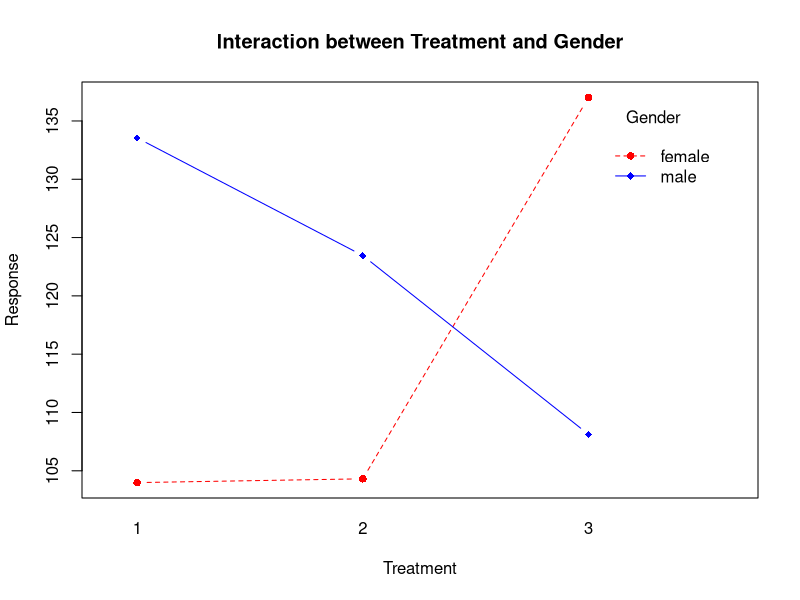
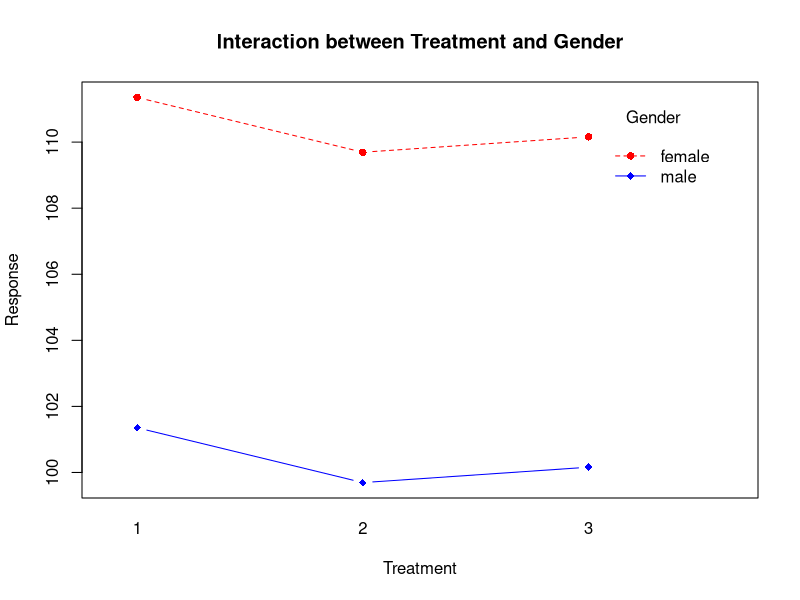

The R script that drew these images, in order:
df <- data.frame(
  response
  = c(
    46, 56, 55, 47,
    54, 55, 51, 56,
    48, 56, 50, 58,
    46, 60, 51, 59,
    51, 53, 53, 55
  ),
  machine =
    as.factor(
      c(
        1, 2, 3, 4,
        1, 2, 3, 4,
        1, 2, 3, 4,
        1, 2, 3, 4,
        1, 2, 3, 4
      )
    ),
  operator =
    as.factor(
      c(
        1, 1, 1, 1,
        2, 2, 2, 2,
        3, 3, 3, 3,
        4, 4, 4, 4,
        5, 5, 5, 5
      )
    )
)

fit <- aov(response ~ machine * operator, data = df)
summary(fit)

summary(aov(response ~ machine + operator, data = df))
summary(aov(response ~ machine * operator, data = df))
df

mu1 <- 100
mu2 <- 110
mu3 <- 130

sigma <- 5
n <- 2

data1 <- rnorm(n, mean = mu1, sd = sigma)
data2 <- rnorm(n, mean = mu2, sd = sigma)
data3 <- rnorm(n, mean = mu3, sd = sigma)
data <- c(data1, data2, data3)

df <- data.frame(
  response = data,
  treatment = as.factor(c(1, 1, 2, 2, 3, 3)),
  gender = as.factor("female")
)

mu1 <- 135
mu2 <- 120
mu3 <- 110

sigma <- 5
n <- 2

data1 <- rnorm(n, mean = mu1, sd = sigma)
data2 <- rnorm(n, mean = mu2, sd = sigma)
data3 <- rnorm(n, mean = mu3, sd = sigma)
data <- c(data1, data2, data3)

df <- rbind(
  df,
  data.frame(
    response = data,
    treatment = as.factor(c(1, 1, 2, 2, 3, 3)),
    gender = as.factor("male")
  )
)

aov(response ~ treatment + gender, data = df)

xbar <- mean(df$response)

a <- length(levels(df$treatment))
b <- length(levels(df$gender))

SS_Treatment <- b * n *
  sum((mean(df$response[df$treatment == 1]) - xbar)^2 +
      (mean(df$response[df$treatment == 2]) - xbar)^2 +
      (mean(df$response[df$treatment == 3]) - xbar)^2)

SS_Gender <- a * n *
  sum((mean(df$response[df$gender == "female"]) - xbar)^2 +
      (mean(df$response[df$gender == "male"]) - xbar)^2)

SS_Error <-
  sum((df$response[df$treatment == 1 & df$gender == "male"] -
       mean(df$response[df$treatment == 1]) -
       mean(df$response[df$gender == "male"]) + xbar)^2) +
  sum((df$response[df$treatment == 2 & df$gender == "male"] -
       mean(df$response[df$treatment == 2]) -
       mean(df$response[df$gender == "male"]) + xbar)^2) +
  sum((df$response[df$treatment == 3 & df$gender == "male"] -
       mean(df$response[df$treatment == 3]) -
       mean(df$response[df$gender == "male"]) + xbar)^2) +
  sum((df$response[df$treatment == 1 & df$gender == "female"] -
       mean(df$response[df$treatment == 1]) -
       mean(df$response[df$gender == "female"]) + xbar)^2) +
  sum((df$response[df$treatment == 2 & df$gender == "female"] -
       mean(df$response[df$treatment == 2]) -
       mean(df$response[df$gender == "female"]) + xbar)^2) +
  sum((df$response[df$treatment == 3 & df$gender == "female"] -
       mean(df$response[df$treatment == 3]) -
       mean(df$response[df$gender == "female"]) + xbar)^2)

SS_Treatment
SS_Gender
SS_Error

aov(response ~ treatment + gender, data = df)

fit <- aov(response ~ treatment + gender, data = df)
fit

summary(fit)

N <- a * b * n
SS_Treatment <-
  (1 / (b * n)) *
  sum(
    sum(df$response[df$treatment == 1])^2,
    sum(df$response[df$treatment == 2])^2,
    sum(df$response[df$treatment == 3])^2
  ) - sum(df$response)^2 / N

SS_Gender <-
  (1 / (a * n)) *
  sum(
    sum(df$response[df$gender == "male"])^2,
    sum(df$response[df$gender == "female"])^2
  ) - sum(df$response)^2 / N

SS_Total <- sum(df$response^2) - sum(df$response)^2 / N
SS_Error <- SS_Total - SS_Treatment - SS_Gender

SS_Treatment
SS_Gender
SS_Error

aov(response ~ treatment + gender, data = df)

fit <- aov(response ~ treatment + gender, data = df)
fit

## With interaction
fit <- aov(response ~ treatment * gender, data = df)
summary(fit)

sum(df$response[df$treatment == 1 & df$gender == "male"])^2 / n

SS_Interaction <-
  sum(sum(df$response[df$treatment == 1 & df$gender == "male"])^2 / n,
      sum(df$response[df$treatment == 2 & df$gender == "male"])^2 / n,
      sum(df$response[df$treatment == 3 & df$gender == "male"])^2 / n,
      sum(df$response[df$treatment == 1 & df$gender == "female"])^2 / n,
      sum(df$response[df$treatment == 2 & df$gender == "female"])^2 / n,
      sum(df$response[df$treatment == 3 & df$gender == "female"])^2 / n) -
  sum(df$response)^2 / N - SS_Treatment - SS_Gender
SS_Interaction

SS_Treatment <-
  (1 / (b * n)) *
  sum(
    sum(df$response[df$treatment == 1])^2,
    sum(df$response[df$treatment == 2])^2,
    sum(df$response[df$treatment == 3])^2
  ) - sum(df$response)^2 / N

SS_Gender <-
  (1 / (a * n)) *
  sum(
    sum(df$response[df$gender == "male"])^2,
    sum(df$response[df$gender == "female"])^2
  ) - sum(df$response)^2 / N

sum(df$response^2) - sum(df$response)^2 / N - SS_Treatment - SS_Gender

SS_Treatment
SS_Gender

fit <- aov(response ~ treatment * gender, data = df)
summary(fit)

interaction.plot(
  df$treatment,
  df$gender,
  df$response,
  type = "b", col = c("red", "blue"),
  pch = c(16, 18),
  ylab = "Response",
  xlab = "Treatment",
  trace.label = "Gender",
  main = "Interaction between Treatment and Gender"
)

mu1 <- 100
mu2 <- 100
mu3 <- 100

sigma <- 1
n <- 1

data1 <- rnorm(n, mean = mu1, sd = sigma)
data2 <- rnorm(n, mean = mu2, sd = sigma)
data3 <- rnorm(n, mean = mu3, sd = sigma)

data <- c(data1, data1 + 10, data2, data2 + 10, data3, data3 + 10)

df <- data.frame(
    response = data,
    treatment = as.factor(c(1, 1, 2, 2, 3, 3)),
    gender = as.factor(c("male", "female", "male", "female", "male", "female"))
)

interaction.plot(
    df$treatment,
    df$gender,
    df$response,
    type = "b", col = c("red", "blue"),
    pch = c(16, 18),
    ylab = "Response",
    xlab = "Treatment",
    trace.label = "Gender",
    main = "Interaction between Treatment and Gender"
)

data1 <- rnorm(n, mean = mu1, sd = sigma)
data2 <- rnorm(n, mean = mu2, sd = sigma)
data3 <- rnorm(n, mean = mu3, sd = sigma)
data <- c(data1, data2, data3)

df <- rbind(
    df,
    data.frame(
        response = data,
        treatment = as.factor(c(1, 1, 2, 2, 3, 3)),
        gender = as.factor("male")
    )
)
